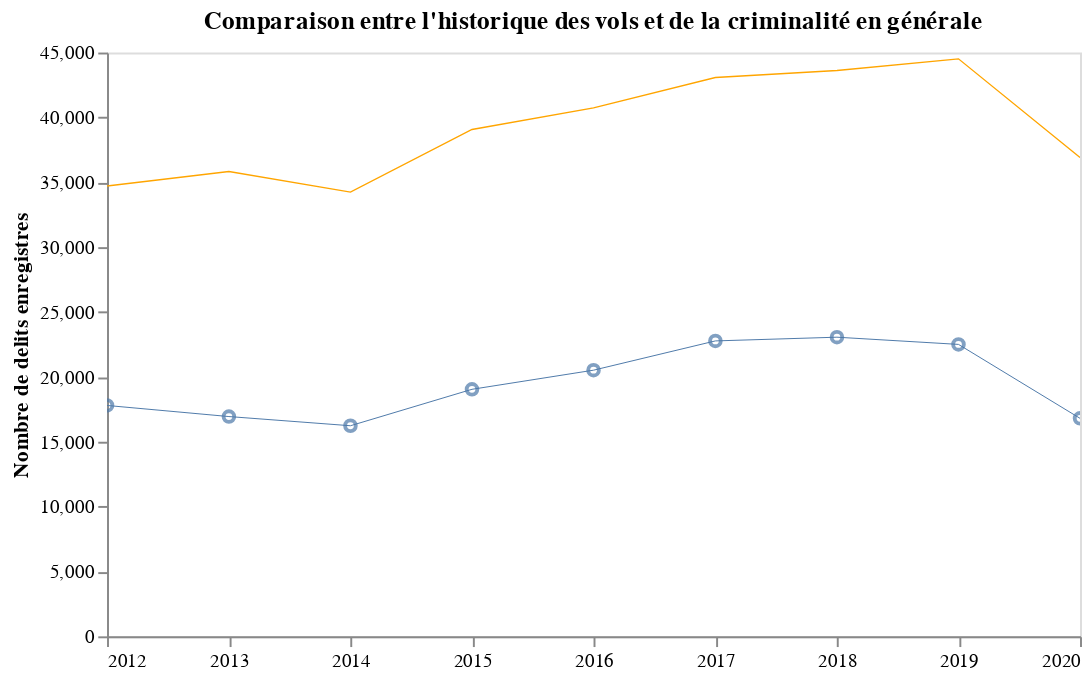

Notebook code cell kept with this figure:
### Markdown cell above
#### Comparaison entre l'historique des vols et de la criminalité en générale

### Code cell
# Sum of all crimes recorded per year.
crimes_by_year = pd.DataFrame(police_records_agregat\
                              .groupby(['Annee'],as_index=False)['Delits enregistres']\
                              .sum())

# Change datatype for years
crimes_by_year["Annee"] = crimes_by_year["Annee"].astype(str)\
                        .apply(lambda x: dt.datetime.strptime(x,'%Y'))


base = alt.Chart(crimes_by_year).mark_line(color="orange", size = 0.7).encode(
    x='Annee',
    y='Delits enregistres:Q'
)

vols_visualisation = alt.Chart(vols).encode(
    alt.X("Annee", axis=alt.Axis(title="", grid=False)),
    alt.Y("Delits enregistres:Q", axis=alt.Axis(title="Nombre de delits enregistres", grid=False)),
    ).properties(
        title="Comparaison entre l'historique des vols et de la criminalité en générale",
        width=500,
        height=300,
    )


base + vols_visualisation.mark_point() + vols_visualisation.transform_loess("Annee", "Delits enregistres").mark_line(size=0.5).encode().interactive()

### Figure 1 — Vega-Lite specification as saved in the notebook (floating-point values rounded to 4 significant figures)
{"config": {"view": {"continuousWidth": 400, "continuousHeight": 300}}, "layer": [{"data": {"name": "data-e9287bf3de4008344c2d8d3e851989dc"}, "mark": {"type": "line", "color": "orange", "size": 0.7}, "encoding": {"x": {"type": "temporal", "field": "Annee"}, "y": {"type": "quantitative", "field": "Delits enregistres"}}}, {"data": {"name": "data-9eae6fbd9f5872e46b3b835c5c30ecee"}, "mark": "point", "encoding": {"x": {"type": "temporal", "axis": {"grid": false, "title": ""}, "field": "Annee"}, "y": {"type": "quantitative", "axis": {"grid": false, "title": "Nombre de delits enregistres"}, "field": "Delits enregistres"}}, "height": 300, "title": "Comparaison entre l'historique des vols et de la criminalité en générale", "width": 500}, {"data": {"name": "data-9eae6fbd9f5872e46b3b835c5c30ecee"}, "mark": {"type": "line", "size": 0.5}, "encoding": {"x": {"type": "temporal", "axis": {"grid": false, "title": ""}, "field": "Annee"}, "y": {"type": "quantitative", "axis": {"grid": false, "title": "Nombre de delits enregistres"}, "field": "Delits enregistres"}}, "height": 300, "selection": {"selector005": {"type": "interval", "bind": "scales", "encodings": ["x", "y"]}}, "title": "Comparaison entre l'historique des vols et de la criminalité en générale", "transform": [{"loess": "Delits enregistres", "on": "Annee"}], "width": 500}], "$schema": "https://vega.github.io/schema/vega-lite/v4.8.1.json", "datasets": {"data-e9287bf3de4008344c2d8d3e851989dc": [{"Annee": "2012-01-01T00:00:00", "Delits enregistres": 34709}, {"Annee": "2013-01-01T00:00:00", "Delits enregistres": 35832}, {"Annee": "2014-01-01T00:00:00", "Delits enregistres": 34243}, {"Annee": "2015-01-01T00:00:00", "Delits enregistres": 39071}, {"Annee": "2016-01-01T00:00:00", "Delits enregistres": 40731}, {"Annee": "2017-01-01T00:00:00", "Delits enregistres": 43076}, {"Annee": "2018-01-01T00:00:00", "Delits enregistres": 43617}, {"Annee": "2019-01-01T00:00:00", "Delits enregistres": 44515}, {"Annee": "2020-01-01T00:00:00", "Delits enregistres": 36911}], "data-9eae6fbd9f5872e46b3b835c5c30ecee": [{"Type de crime": "Vols", "Annee": "2012-01-01T00:00:00", "Delits enregistres": 17796}, {"Type de crime": "Vols", "Annee": "2013-01-01T00:00:00", "Delits enregistres": 16942}, {"Type de crime": "Vols", "Annee": "2014-01-01T00:00:00", "Delits enregistres": 16233}, {"Type de crime": "Vols", "Annee": "2015-01-01T00:00:00", "Delits enregistres": 19042}, {"Type de crime": "Vols", "Annee": "2016-01-01T00:00:00", "Delits enregistres": 20516}, {"Type de crime": "Vols", "Annee": "2017-01-01T00:00:00", "Delits enregistres": 22772}, {"Type de crime": "Vols", "Annee": "2018-01-01T00:00:00", "Delits enregistres": 23058}, {"Type de crime": "Vols", "Annee": "2019-01-01T00:00:00", "Delits enregistres": 22503}, {"Type de crime": "Vols", "Annee": "2020-01-01T00:00:00", "Delits enregistres": 16805}]}}
